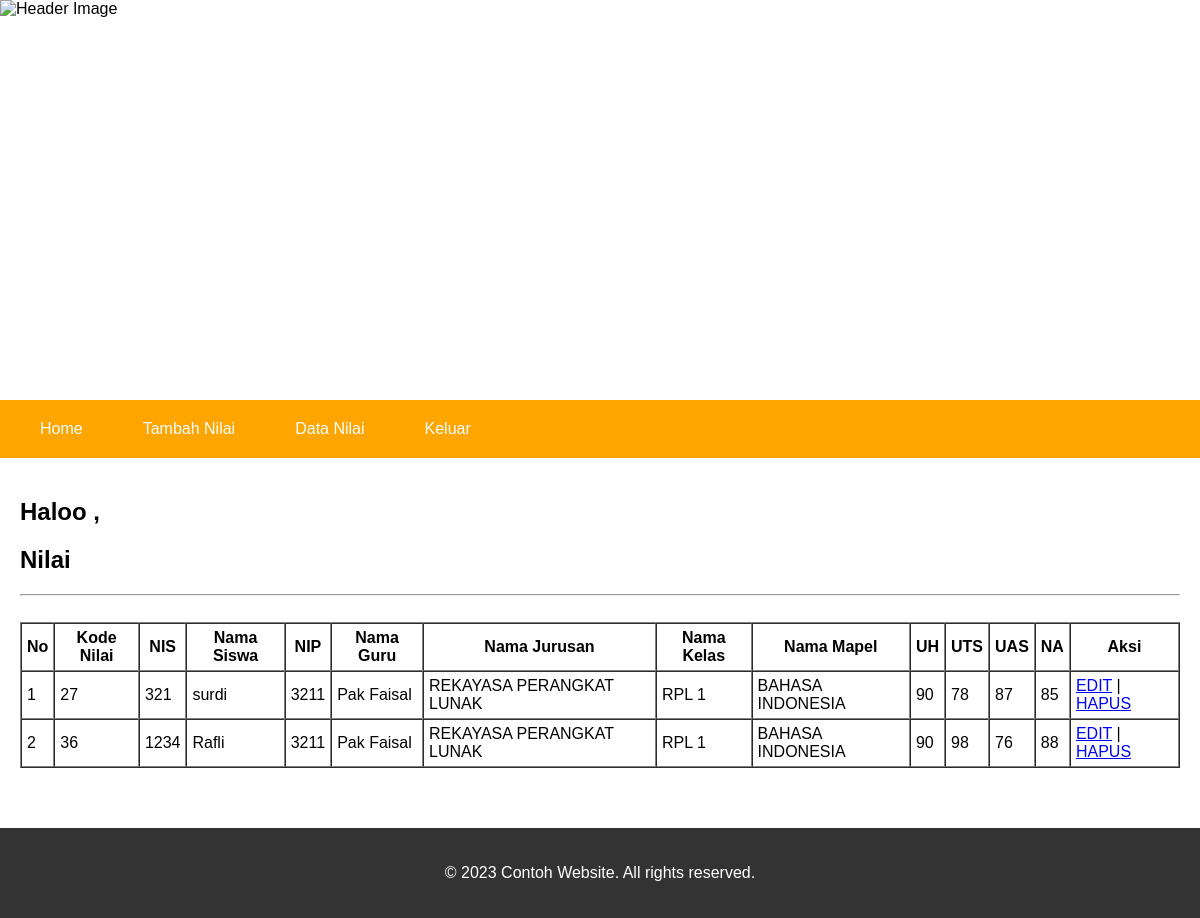
The page /guru/bacanilaig.php?id=3211 (signed in) on the database its author committed.
### tables this page shows
CREATE TABLE `nilai` (
  `nisn` int(17) DEFAULT NULL,
  `idnilai` int(17) NOT NULL,
  `kelas` varchar(30) NOT NULL,
  `namajurusan` varchar(100) NOT NULL,
  `nip` int(17) NOT NULL,
  `namamapel` varchar(30) DEFAULT NULL,
  `uh` int(10) DEFAULT NULL,
  `uas` int(10) DEFAULT NULL,
  `uts` int(10) DEFAULT NULL,
  `na` int(10) DEFAULT NULL
);

CREATE TABLE `siswa` (
  `idsiswa` int(17) NOT NULL,
  `nisn` int(17) NOT NULL,
  `nama` varchar(30) DEFAULT NULL,
  `jk` enum('laki-laki','perempuan') DEFAULT NULL,
  `alamat` varchar(100) DEFAULT NULL,
  `password` varchar(30) NOT NULL,
  `kelas` enum('RPL 1','RPL 2','LOGAM 1','LOGAM 2') NOT NULL,
  `namajurusan` enum('REKAYASA PERANGKAT LUNAK','KIMIA','INSTRUMEN LOGAM','ELEKTRO') NOT NULL
);

CREATE TABLE `guru` (
  `idguru` int(17) NOT NULL,
  `nip` int(17) NOT NULL,
  `namaguru` varchar(30) DEFAULT NULL,
  `jk` enum('laki-laki','perempuan') DEFAULT NULL,
  `alamat` varchar(50) DEFAULT NULL,
  `password` varchar(30) DEFAULT NULL,
  `namamapel` enum('BAHASA INDONESIA','MATEMATIKA','PENDIDIKAN KEWARGANEGARAAN','PENDIDIKAN AGAMA ISLAM') NOT NULL,
  `kelas` enum('RPL 1','RPL 2','LOGAM 1','LOGAM 2') NOT NULL,
  `namajurusan` enum('REKAYASA PERANGKAT LUNAK','KIMIA','INSTRUMEN LOGAM','ELEKTRO') NOT NULL
);

### guru/bacanilaig.php (the view, shortened to what this page needs)
<?php
include '../koneksi.php';
?>
<!DOCTYPE html>
<html lang="en">
<head>
</head>
<body>
    <header>
        <div class="header-image">
            <img src="../smkbisa1.jpeg" alt="Header Image" />
        </div>
        <nav>
            <ul>
                <li><a href="halguru.php">Home</a></li>
                <li><a href="nilai.php">Tambah Nilai</a></li>
                <li><a href="bacanilaig.php?id=<?php echo $_SESSION['nip']; ?>">Data Nilai</a></li>
                <li><a href="logout.php">Keluar</a></li>
            </ul>
        </nav>
    </header>
    <main>
        <section class="content">
            <div class="col-1">
                <h2>Haloo ,<?php echo $_SESSION['namaguru']; ?></h2>
                <h2>Nilai</h2>
                <hr>
                <br>
                <table border='1' cellspacing="0" cellpadding='5'>
                    <tr>
                        <th>No</th>
                        <th>Kode Nilai</th>
                        <th>NIS</th>
                        <th>Nama Siswa</th>
                        <th>NIP</th>
                        <th>Nama Guru</th>
                        <th>Nama Jurusan</th>
                        <th>Nama Kelas</th>
                        <th>Nama Mapel</th>
                        <th>UH</th>
                        <th>UTS</th>
                        <th>UAS</th>
                        <th>NA</th>
                        <th>Aksi</th>
                    </tr>
                    <?php
                    $no = 1;
                    $sql = "SELECT * FROM nilai,siswa,guru WHERE nilai.nip=guru.nip AND nilai.nisn=siswa.nisn AND guru.nip='$_GET[id]' ORDER BY idnilai ASC";
                    $query = mysqli_query($conn, $sql);
                    while ($data = mysqli_fetch_array($query)) {
                        echo "
				<tr>
					<td>$no</td>
					<td>$data[idnilai]</td>
					<td>$data[nisn]</td>
					<td>$data[nama]</td>
                    <td>$data[nip]</td>
					<td>$data[namaguru]</td>
					<td>$data[namajurusan]</td>
					<td>$data[kelas]</td>
					<td>$data[namamapel]</td>
					<td>$data[uh]</td>
					<td>$data[uts]</td>
					<td>$data[uas]</td>
					<td>$data[na]</td>
					<td>
						<a href='editnilai.php?id=$data[idnilai]'>EDIT</a> |
						<a href='hapusnilai.php?id=$data[idnilai]'>HAPUS</a>
					</td>
				</tr>
				";
                        $no++;
                    }
                    ?>
                </table>
        </section>
    </main>
    <footer>
        <p>&copy; 2023 Contoh Website. All rights reserved.</p>
    </footer>
</body>
</html>

### guru/bacanilaig.php (style rules this page uses)
body { margin: 0; padding: 0; font-family: Arial, sans-serif; }
header { position: relative; }
.header-image { position: relative; overflow: hidden; aspect-ratio: 3/1; object-fit: cover; }
.header-image img { position: absolute; top: 0; left: 0; width: 100%; height: 100%; max-width: 100%; }
nav { background-color: orange; color: #fff; padding: 20px; }
nav ul { margin: 0; padding: 0; list-style: none; display: flex; flex-wrap: wrap; }
nav ul li { margin-right: 20px; }
nav ul li a { color: #fff; text-decoration: none; margin: 0; padding: 20px; }
main { margin: 20px; display: flex; flex-direction: column; }
.content { display: flex; flex-wrap: wrap; margin-bottom: 40px; }
footer { background-color: #333; color: #fff; padding: 20px; text-align: center; }

### rows shown on the page
nilai: idnilai "27", siswa.nisn "321", siswa.nama "surdi", guru.nip "3211", guru.namaguru "Pak Faisal", guru.namajurusan "REKAYASA PERANGKAT LUNAK", guru.kelas "RPL 1", guru.namamapel "BAHASA INDONESIA", uh "90", uts "78", uas "87", na "85"
nilai: idnilai "36", siswa.nisn "1234", siswa.nama "Rafli", guru.nip "3211", guru.namaguru "Pak Faisal", guru.namajurusan "REKAYASA PERANGKAT LUNAK", guru.kelas "RPL 1", guru.namamapel "BAHASA INDONESIA", uh "90", uts "98", uas "76", na "88"
